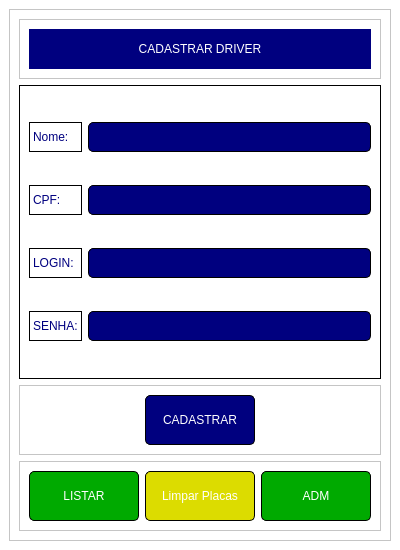
<?xml version="1.0" encoding="UTF-8"?>
<ui version="4.0">
 <class>MainWindow</class>
 <widget class="QMainWindow" name="MainWindow">
  <property name="geometry">
   <rect>
    <x>0</x>
    <y>0</y>
    <width>400</width>
    <height>550</height>
   </rect>
  </property>
  <property name="maximumSize">
   <size>
    <width>400</width>
    <height>550</height>
   </size>
  </property>
  <property name="windowTitle">
   <string>Tela de Cadastro de Drivers</string>
  </property>
  <property name="styleSheet">
   <string notr="true">background-color: rgb(255, 255, 255);</string>
  </property>
  <widget class="QWidget" name="centralwidget">
   <layout class="QHBoxLayout" name="horizontalLayout">
    <item>
     <widget class="QFrame" name="frame">
      <property name="styleSheet">
       <string notr="true">background-color: rgb(255, 255, 255);</string>
      </property>
      <property name="frameShape">
       <enum>QFrame::StyledPanel</enum>
      </property>
      <property name="frameShadow">
       <enum>QFrame::Raised</enum>
      </property>
      <layout class="QVBoxLayout" name="verticalLayout">
       <item>
        <widget class="QFrame" name="frame_2">
         <property name="maximumSize">
          <size>
           <width>16777215</width>
           <height>60</height>
          </size>
         </property>
         <property name="styleSheet">
          <string notr="true"/>
         </property>
         <property name="frameShape">
          <enum>QFrame::StyledPanel</enum>
         </property>
         <property name="frameShadow">
          <enum>QFrame::Raised</enum>
         </property>
         <layout class="QGridLayout" name="gridLayout">
          <item row="0" column="0">
           <widget class="QLabel" name="label">
            <property name="maximumSize">
             <size>
              <width>16777215</width>
              <height>40</height>
             </size>
            </property>
            <property name="styleSheet">
             <string notr="true">background-color: rgb(0, 0, 127);
font: 75 16pt &quot;Arial&quot;;
color: rgb(255, 255, 255);</string>
            </property>
            <property name="text">
             <string>&lt;html&gt;&lt;head/&gt;&lt;body&gt;&lt;p align=&quot;center&quot;&gt;CADASTRAR DRIVER&lt;/p&gt;&lt;/body&gt;&lt;/html&gt;</string>
            </property>
           </widget>
          </item>
         </layout>
        </widget>
       </item>
       <item>
        <widget class="QFrame" name="frame_3">
         <property name="styleSheet">
          <string notr="true">border-style: outset;
border-width: 1px;
border-color: color</string>
         </property>
         <property name="frameShape">
          <enum>QFrame::StyledPanel</enum>
         </property>
         <property name="frameShadow">
          <enum>QFrame::Raised</enum>
         </property>
         <layout class="QGridLayout" name="gridLayout_4">
          <item row="0" column="0">
           <widget class="QLabel" name="label_2">
            <property name="maximumSize">
             <size>
              <width>16777215</width>
              <height>30</height>
             </size>
            </property>
            <property name="styleSheet">
             <string notr="true">background-color: rgb(255, 255, 255);
font: 75 12pt &quot;Arial&quot;;
color: rgb(0, 0, 127);</string>
            </property>
            <property name="text">
             <string>&lt;html&gt;&lt;head/&gt;&lt;body&gt;&lt;p&gt;Nome:&lt;/p&gt;&lt;/body&gt;&lt;/html&gt;</string>
            </property>
           </widget>
          </item>
          <item row="0" column="1">
           <widget class="QLineEdit" name="ln_nome">
            <property name="maximumSize">
             <size>
              <width>16777215</width>
              <height>30</height>
             </size>
            </property>
            <property name="styleSheet">
             <string notr="true">background-color: rgb(0, 0, 127);
color: rgb(255, 255, 255);
font: 12pt &quot;Arial&quot;;
border-radius: 5px;
padding-left: 5px</string>
            </property>
           </widget>
          </item>
          <item row="1" column="0">
           <widget class="QLabel" name="label_3">
            <property name="maximumSize">
             <size>
              <width>16777215</width>
              <height>30</height>
             </size>
            </property>
            <property name="styleSheet">
             <string notr="true">background-color: rgb(255, 255, 255);
font: 75 12pt &quot;Arial&quot;;
color: rgb(0, 0, 127);</string>
            </property>
            <property name="text">
             <string>&lt;html&gt;&lt;head/&gt;&lt;body&gt;&lt;p&gt;CPF:&lt;/p&gt;&lt;/body&gt;&lt;/html&gt;</string>
            </property>
           </widget>
          </item>
          <item row="1" column="1">
           <widget class="QLineEdit" name="ln_cpf">
            <property name="maximumSize">
             <size>
              <width>16777215</width>
              <height>30</height>
             </size>
            </property>
            <property name="styleSheet">
             <string notr="true">background-color: rgb(0, 0, 127);
color: rgb(255, 255, 255);
font: 12pt &quot;Arial&quot;;
border-radius: 5px;
padding-left: 5px</string>
            </property>
           </widget>
          </item>
          <item row="2" column="0">
           <widget class="QLabel" name="label_4">
            <property name="maximumSize">
             <size>
              <width>16777215</width>
              <height>30</height>
             </size>
            </property>
            <property name="styleSheet">
             <string notr="true">background-color: rgb(255, 255, 255);
font: 75 12pt &quot;Arial&quot;;
color: rgb(0, 0, 127);</string>
            </property>
            <property name="text">
             <string>&lt;html&gt;&lt;head/&gt;&lt;body&gt;&lt;p&gt;LOGIN:&lt;/p&gt;&lt;/body&gt;&lt;/html&gt;</string>
            </property>
           </widget>
          </item>
          <item row="2" column="1">
           <widget class="QLineEdit" name="ln_login">
            <property name="maximumSize">
             <size>
              <width>16777215</width>
              <height>30</height>
             </size>
            </property>
            <property name="styleSheet">
             <string notr="true">background-color: rgb(0, 0, 127);
color: rgb(255, 255, 255);
font: 12pt &quot;Arial&quot;;
border-radius: 5px;
padding-left: 5px</string>
            </property>
           </widget>
          </item>
          <item row="3" column="0">
           <widget class="QLabel" name="label_5">
            <property name="maximumSize">
             <size>
              <width>16777215</width>
              <height>30</height>
             </size>
            </property>
            <property name="styleSheet">
             <string notr="true">background-color: rgb(255, 255, 255);
font: 75 12pt &quot;Arial&quot;;
color: rgb(0, 0, 127);</string>
            </property>
            <property name="text">
             <string>&lt;html&gt;&lt;head/&gt;&lt;body&gt;&lt;p&gt;SENHA:&lt;/p&gt;&lt;/body&gt;&lt;/html&gt;</string>
            </property>
           </widget>
          </item>
          <item row="3" column="1">
           <widget class="QLineEdit" name="ln_senha">
            <property name="maximumSize">
             <size>
              <width>16777215</width>
              <height>30</height>
             </size>
            </property>
            <property name="styleSheet">
             <string notr="true">background-color: rgb(0, 0, 127);
color: rgb(255, 255, 255);
font: 12pt &quot;Arial&quot;;
border-radius: 5px;
padding-left: 5px</string>
            </property>
           </widget>
          </item>
         </layout>
        </widget>
       </item>
       <item>
        <widget class="QFrame" name="frame_4">
         <property name="maximumSize">
          <size>
           <width>16777215</width>
           <height>70</height>
          </size>
         </property>
         <property name="styleSheet">
          <string notr="true"/>
         </property>
         <property name="frameShape">
          <enum>QFrame::StyledPanel</enum>
         </property>
         <property name="frameShadow">
          <enum>QFrame::Raised</enum>
         </property>
         <layout class="QGridLayout" name="gridLayout_2">
          <item row="0" column="0">
           <widget class="QPushButton" name="bt_cadastrar">
            <property name="maximumSize">
             <size>
              <width>110</width>
              <height>50</height>
             </size>
            </property>
            <property name="styleSheet">
             <string notr="true">QPushButton{
background-color: rgb(0, 0, 127);
color: rgb(255, 255, 255);
font: 75 12pt &quot;Arial&quot;;
border-style: outset;
border-width: 1px;
border-radius: 5px;
border-color: black
}
QPushButton:pressed{
	background-color: rgb(255, 255, 255);
	color: rgb(0, 0, 127);
	border-color: rgb(0, 0, 127);
}</string>
            </property>
            <property name="text">
             <string>CADASTRAR</string>
            </property>
           </widget>
          </item>
         </layout>
        </widget>
       </item>
       <item>
        <widget class="QFrame" name="frame_5">
         <property name="maximumSize">
          <size>
           <width>16777215</width>
           <height>70</height>
          </size>
         </property>
         <property name="styleSheet">
          <string notr="true"/>
         </property>
         <property name="frameShape">
          <enum>QFrame::StyledPanel</enum>
         </property>
         <property name="frameShadow">
          <enum>QFrame::Raised</enum>
         </property>
         <layout class="QGridLayout" name="gridLayout_3">
          <item row="0" column="0">
           <widget class="QPushButton" name="bt_listar">
            <property name="maximumSize">
             <size>
              <width>110</width>
              <height>50</height>
             </size>
            </property>
            <property name="styleSheet">
             <string notr="true">QPushButton{
background-color: rgb(0, 170, 0);
color: rgb(255, 255, 255);
font: 75 16pt &quot;Arial&quot;;
border-style: outset;
border-width: 1px;
border-radius: 5px;
border-color: black
}
QPushButton:pressed{
	background-color: rgb(255, 255, 255);
	color: rgb(0, 170, 0);
	border-color: rgb(0, 170, 0);
}</string>
            </property>
            <property name="text">
             <string>LISTAR</string>
            </property>
           </widget>
          </item>
          <item row="0" column="1">
           <widget class="QPushButton" name="bt_limpar">
            <property name="maximumSize">
             <size>
              <width>110</width>
              <height>50</height>
             </size>
            </property>
            <property name="styleSheet">
             <string notr="true">QPushButton{
background-color: rgb(220, 220, 0);
color: rgb(255, 255, 255);
font: 75 12pt &quot;Arial&quot;;
border-style: outset;
border-width: 1px;
border-radius: 5px;
border-color: black
}
QPushButton:pressed{
	background-color: rgb(255, 255, 255);
	color: rgb(0, 0, 127);
	border-color: rgb(0, 0, 127);
}</string>
            </property>
            <property name="text">
             <string>Limpar Placas</string>
            </property>
           </widget>
          </item>
          <item row="0" column="2">
           <widget class="QPushButton" name="bt_adm">
            <property name="maximumSize">
             <size>
              <width>110</width>
              <height>50</height>
             </size>
            </property>
            <property name="styleSheet">
             <string notr="true">QPushButton{
background-color: rgb(0, 170, 0);
color: rgb(255, 255, 255);
font: 75 16pt &quot;Arial&quot;;
border-style: outset;
border-width: 1px;
border-radius: 5px;
border-color: black
}
QPushButton:pressed{
	background-color: rgb(255, 255, 255);
	color: rgb(0, 170, 0);
	border-color: rgb(0, 170, 0);
}</string>
            </property>
            <property name="text">
             <string>ADM</string>
            </property>
           </widget>
          </item>
         </layout>
        </widget>
       </item>
      </layout>
     </widget>
    </item>
   </layout>
  </widget>
 </widget>
 <resources/>
 <connections/>
</ui>
